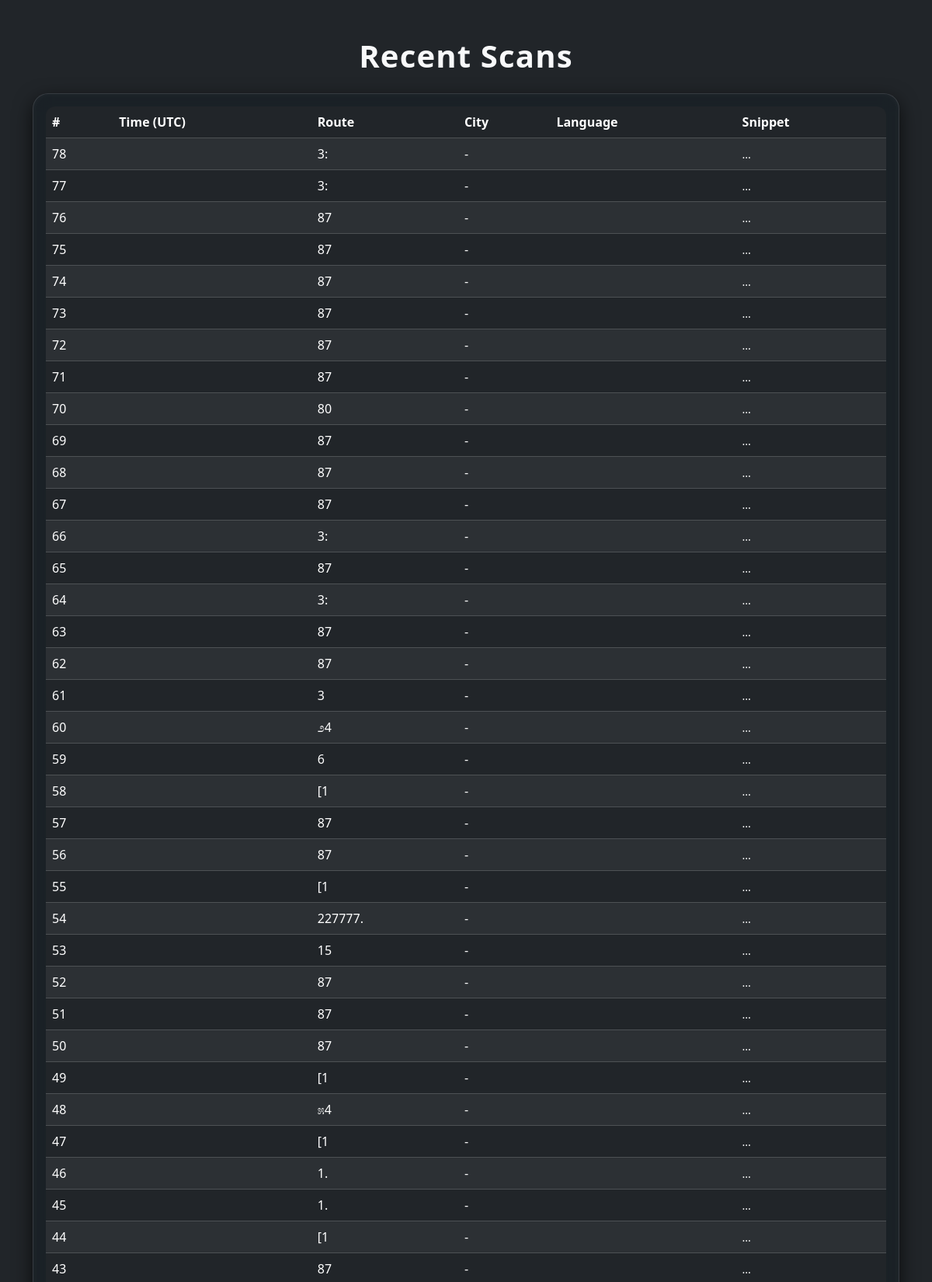
The app's page /history (upper part) with its own data.
### tables this page shows
CREATE TABLE scan_logs (
            id INTEGER PRIMARY KEY AUTOINCREMENT,
            route_no TEXT,
            city TEXT,
            raw_text TEXT,
            final_text TEXT,
            timestamp TEXT
        );

### app.py (the view)
@app.route("/history", methods=["GET"])
def history():
    conn = sqlite3.connect(DB_PATH)
    c = conn.cursor()
    c.execute("SELECT id, route_no, city, raw_text, final_text, timestamp FROM scan_logs ORDER BY id DESC LIMIT 50")
    rows = c.fetchall()
    conn.close()
    formatted = [
        {"id": r[0], "route_no": r[1], "city": r[2], "raw_text": r[3], "final_text": r[4], "timestamp": r[5]}
        for r in rows
    ]
    return render_template("history.html", rows=formatted)

### templates/history.html (shortened to what this page needs)
<!DOCTYPE html>
<html lang="en">
<head>
  <link rel="stylesheet"
        href="https://cdn.jsdelivr.net/npm/bootstrap@5.3.3/dist/css/bootstrap.min.css">
  <link rel="stylesheet" href="{{ url_for('static', filename='css/style.css') }}?v=2">
</head>
<body class="bg-dark text-light">
  <div class="container py-5">
    <h1 class="text-center mb-4">Recent Scans</h1>
    <div class="card card-glass p-3">
      {% if rows %}
        <div class="table-responsive">
          <table class="table table-dark table-striped align-middle mb-0">
            <thead>
              <tr>
                <th>#</th>
                <th>Time (UTC)</th>
                <th>Route</th>
                <th>City</th>
                <th>Language</th>
                <th>Snippet</th>
              </tr>
            </thead>
            <tbody>
              {% for row in rows %}
                <tr>
                  <td>{{ row['id'] }}</td>
                  <td class="small">{{ row['created_at'] }}</td>
                  <td>{{ row['route_no'] or '-' }}</td>
                  <td>{{ row['city'] or '-' }}</td>
                  <td>{{ row['language'] }}</td>
                  <td class="small">
                    {{ (row['final_response'] or '')[:80] }}...
                  </td>
                </tr>
              {% endfor %}
            </tbody>
          </table>
        </div>
      {% else %}
        <p class="mb-0">No scans yet. Go back and scan or search your first route!</p>
      {% endif %}
    </div>
  </div>
</body>
</html>

### css/style.css (style rules this page uses)
body { font-family: system-ui, -apple-system, BlinkMacSystemFont, 'Segoe UI', sans-serif; background: #0e1117; color: #ffffff; }
.card-glass { color: #e8eef6; background: rgba(27, 33, 38, 0.95); backdrop-filter: blur(12px); border-radius: 1.25rem; border: 1px solid rgba(255, 255, 255, 0.12); box-shadow: 0 8px 25px rgba(0, 0, 0, 0.7), inset 0 0 8px rgba(255, 255, 255, 0.04); }
h1, h5 { letter-spacing: 0.03em; font-weight: 600; }
, .btn-outline-secondary { border-radius: 0.75rem; font-weight: 500; }
table { border-radius: 0.75rem; overflow: hidden; }
table td, table th { vertical-align: middle; }

### records on screen
scan_logs: id "78", route_no "3:", city "-"
scan_logs: id "77", route_no "3:", city "-"
scan_logs: id "76", route_no "87", city "-"
scan_logs: id "75", route_no "87", city "-"
scan_logs: id "74", route_no "87", city "-"
scan_logs: id "73", route_no "87", city "-"
scan_logs: id "72", route_no "87", city "-"
scan_logs: id "71", route_no "87", city "-"
scan_logs: id "70", route_no "80", city "-"
scan_logs: id "69", route_no "87", city "-"
scan_logs: id "68", route_no "87", city "-"
scan_logs: id "67", route_no "87", city "-"
scan_logs: id "66", route_no "3:", city "-"
scan_logs: id "65", route_no "87", city "-"
scan_logs: id "64", route_no "3:", city "-"
scan_logs: id "63", route_no "87", city "-"
scan_logs: id "62", route_no "87", city "-"
scan_logs: id "61", route_no "3", city "-"
scan_logs: id "60", route_no "೨4", city "-"
scan_logs: id "59", route_no "6", city "-"
scan_logs: id "58", route_no "[1", city "-"
scan_logs: id "57", route_no "87", city "-"
scan_logs: id "56", route_no "87", city "-"
scan_logs: id "55", route_no "[1", city "-"
scan_logs: id "54", route_no "227777.", city "-"
scan_logs: id "53", route_no "15", city "-"
scan_logs: id "52", route_no "87", city "-"
scan_logs: id "51", route_no "87", city "-"
scan_logs: id "50", route_no "87", city "-"
scan_logs: id "49", route_no "[1", city "-"
scan_logs: id "48", route_no "೫4", city "-"
scan_logs: id "47", route_no "[1", city "-"
scan_logs: id "46", route_no "1.", city "-"
scan_logs: id "45", route_no "1.", city "-"
scan_logs: id "44", route_no "[1", city "-"
scan_logs: id "43", route_no "87", city "-"
